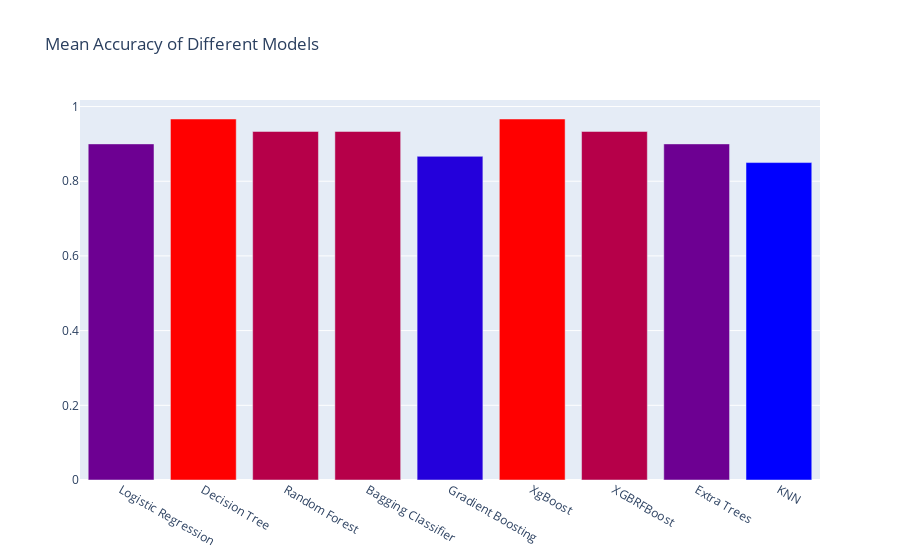

The cell this chart's notebook holds for it:
### Code cell
fig = go.Figure(go.Bar(x=model_names, y = scores, name = 'MSE of Different Models',
                       marker = dict(color = scores, colorscale = 'Bluered')))
fig.update_layout(title = 'Mean Accuracy of Different Models')
fig.show()

### Figure 1 — Plotly figure (JSON) as saved in the notebook; plotly's stock layout.template omitted (floating-point values rounded to 4 significant figures)
{"data": [{"marker": {"color": [0.9, 0.9667, 0.9333, 0.9333, 0.8667, 0.9667, 0.9333, 0.9, 0.85], "colorscale": [[0, "rgb(0,0,255)"], [1, "rgb(255,0,0)"]]}, "name": "MSE of Different Models", "type": "bar", "x": ["Logistic Regression", "Decision Tree", "Random Forest", "Bagging Classifier", "Gradient Boosting", "XgBoost", "XGBRFBoost", "Extra Trees", "KNN"], "y": [0.9, 0.9667, 0.9333, 0.9333, 0.8667, 0.9667, 0.9333, 0.9, 0.85]}], "layout": {"title": {"text": "Mean Accuracy of Different Models"}}}
